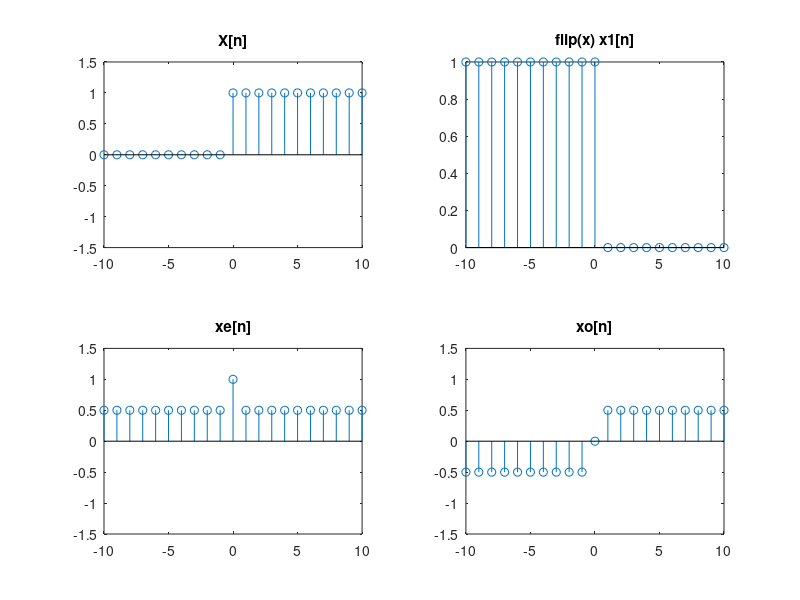

The MATLAB source for this figure:
n=-10:10;
x=[zeros(1,10),ones(1,11)];
    subplot(2,2,1);
    stem(n,x);title('X[n]');
    axis([-10 10 -1.5 1.5])


x1=fliplr(x);
    subplot(2,2,2);
    stem(n,x1);title('flip(x) x1[n]');
xe= 0.5*(x+x1);
subplot(2,2,3);
stem(n,xe);title('xe[n]');
axis([-10 10 -1.5 1.5])

subplot(2,2,4);
xo= 0.5*(x-x1);

stem(n,xo);title('xo[n]');
axis([-10 10 -1.5 1.5])
